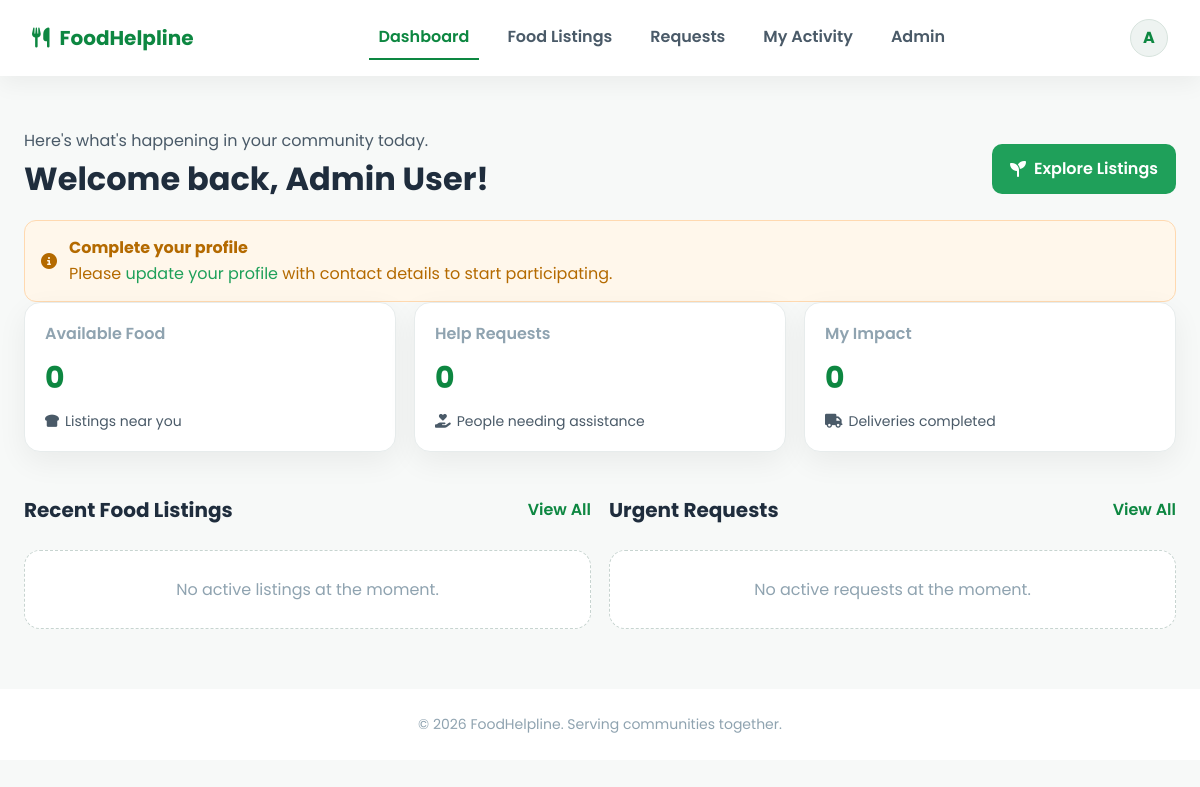
/dashboard.php (signed in), run on an earlier commit of the app's database.
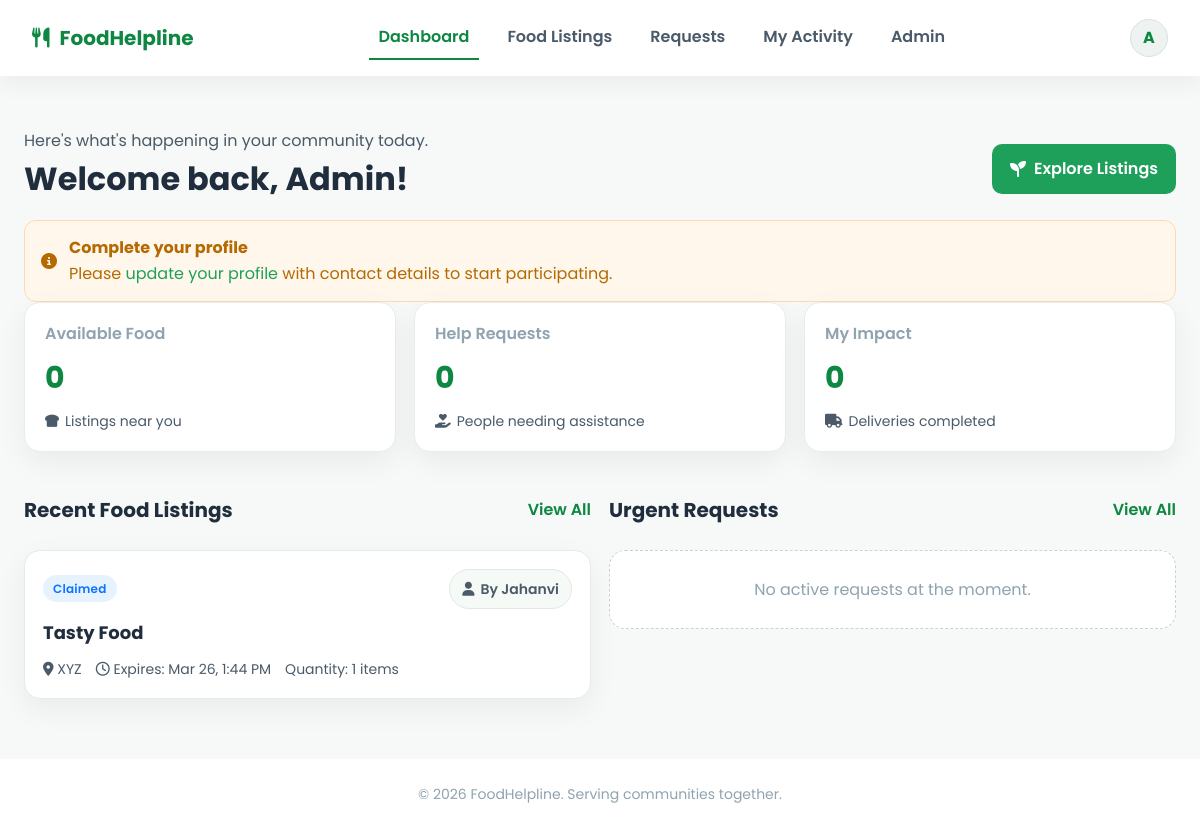
And on a later commit of the database.
### tables this page shows
CREATE TABLE IF NOT EXISTS `users` (
  `id` int NOT NULL AUTO_INCREMENT,
  `name` varchar(100) DEFAULT NULL,
  `email` varchar(100) DEFAULT NULL,
  `phone` varchar(15) DEFAULT NULL,
  `address` varchar(255) DEFAULT NULL,
  `organization` varchar(255) DEFAULT NULL,
  `password` varchar(255) DEFAULT NULL,
  `role` enum('admin','donor','receiver','volunteer') DEFAULT NULL,
  `profile_completed` tinyint(1) NOT NULL DEFAULT '0',
  `status` tinyint DEFAULT '1',
  `created_at` timestamp NULL DEFAULT CURRENT_TIMESTAMP,
  PRIMARY KEY (`id`),
  UNIQUE KEY `email` (`email`)
);

CREATE TABLE IF NOT EXISTS `food_listings` (
  `id` int NOT NULL AUTO_INCREMENT,
  `user_id` int NOT NULL,
  `title` varchar(255) NOT NULL,
  `description` text,
  `quantity` int DEFAULT '1',
  `unit` varchar(50) DEFAULT 'items',
  `location` varchar(255) NOT NULL,
  `expires_at` datetime DEFAULT NULL,
  `status` enum('available','claimed','completed','expired') DEFAULT 'available',
  `claimed_by` int DEFAULT NULL,
  `volunteer_id` int DEFAULT NULL,
  `created_at` timestamp NULL DEFAULT CURRENT_TIMESTAMP,
  PRIMARY KEY (`id`),
  KEY `user_id` (`user_id`),
  KEY `claimed_by` (`claimed_by`),
  KEY `volunteer_id` (`volunteer_id`)
);

### includes/helpers.php (called while the page is built, shortened)
<?php
function safe($value) {
    return htmlspecialchars($value ?? '', ENT_QUOTES, 'UTF-8');
}
function formatDate($dateString, $format = 'M j, Y') {
    return date($format, strtotime($dateString));
}
function fetchRecentListings(PDO $conn, int $limit = 5) {
    $stmt = $conn->prepare("SELECT fl.*, u.name AS donor_name FROM food_listings fl
        JOIN users u ON u.id = fl.user_id
        ORDER BY fl.created_at DESC
        LIMIT ?");
    $stmt->bindValue(1, $limit, PDO::PARAM_INT);
    $stmt->execute();
    return $stmt->fetchAll(PDO::FETCH_ASSOC);
}
function statusBadge(string $status): array {
    $map = [
        'available'  => ['label' => 'Available', 'class' => 'badge green'],
        'claimed'    => ['label' => 'Claimed', 'class' => 'badge blue'],
        'completed'  => ['label' => 'Completed', 'class' => 'badge gray'],
        'expired'    => ['label' => 'Expired', 'class' => 'badge gray'],
        'open'       => ['label' => 'Open', 'class' => 'badge blue'],
        'picked_up'  => ['label' => 'Picked Up', 'class' => 'badge amber'],
        'delivered'  => ['label' => 'Delivered', 'class' => 'badge green'],
        'closed'     => ['label' => 'Closed', 'class' => 'badge gray'],
    ];
    return $map[$status] ?? ['label' => ucfirst($status), 'class' => 'badge gray'];
}

### dashboard.php (the view, shortened to what the changed rows need)
<?php
include("includes/header.php");
include("includes/helpers.php");
$recentListings = fetchRecentListings($conn, 4);
?>
<section class="page">
    <div class="section-head" style="margin-bottom:8px;">
        <div>
            <p class="lead" style="margin:0;">Here's what's happening in your community today.</p>
            <h1>Welcome back, <?php echo safe($currentUser['name']); ?>!</h1>
        </div>
    </div>
    <div class="grid two">
        <div>
            <div class="section-head">
                <h3>Recent Food Listings</h3>
                <a href="food_listings.php">View All</a>
            </div>
            <?php if (count($recentListings) === 0): ?>
                <div class="empty">No active listings at the moment.</div>
            <?php else: ?>
                <div class="grid cards">
                    <?php foreach ($recentListings as $listing): ?>
                        <?php $badge = statusBadge($listing['status']); ?>
                        <div class="listing-card">
                            <div class="meta" style="justify-content: space-between;">
                                <span class="<?php echo $badge['class']; ?>"><?php echo $badge['label']; ?></span>
                                <span class="pill"><i class="fas fa-user"></i> By <?php echo safe($listing['donor_name']); ?></span>
                            </div>
                            <h4><?php echo safe($listing['title']); ?></h4>
                            <div class="meta">
                                <span><i class="fas fa-map-marker-alt"></i> <?php echo safe($listing['location']); ?></span>
                                <span><i class="far fa-clock"></i> Expires: <?php echo formatDate($listing['expires_at'], 'M j, g:i A'); ?></span>
                                <span>Quantity: <?php echo (int)$listing['quantity'] . ' ' . safe($listing['unit']); ?></span>
                            </div>
                        </div>
                    <?php endforeach; ?>
                </div>
            <?php endif; ?>
        </div>
    </div>
</section>
<?php include("includes/footer.php"); ?>

### includes/header.php (shortened to what the changed rows need)
<?php
include_once __DIR__ . '/db.php';
$userStmt = $conn->prepare("SELECT * FROM users WHERE id = ? LIMIT 1");
$userStmt->execute([$_SESSION['user_id']]);
$currentUser = $userStmt->fetch(PDO::FETCH_ASSOC);
$firstInitial = strtoupper(substr($currentUser['name'], 0, 1));
?>
<!DOCTYPE html>
<html lang="en">
<head>
    <link rel="stylesheet" href="https://cdnjs.cloudflare.com/ajax/libs/font-awesome/6.4.2/css/all.min.css">
    <link rel="stylesheet" href="<?php echo BASE_URL; ?>assets/css/style.css">
</head>
<body class="app-body">
<header class="app-nav">
    <div class="nav-cta">
        <div class="avatar" data-dropdown="user-menu">
            <?php echo htmlspecialchars($firstInitial); ?>
        </div>
    </div>
</header>
<main>

What changed in the data, as far as the page shows it:
changed users: name "Admin User" → "Admin"
added food_listings: status "Claimed", user.name "Jahanvi", title "Tasty Food", location "XYZ", expires_at "Mar 26, 1:44 PM", quantity "1", unit "items"
Also different on the page:
text no longer shown: "No active listings at the moment."
